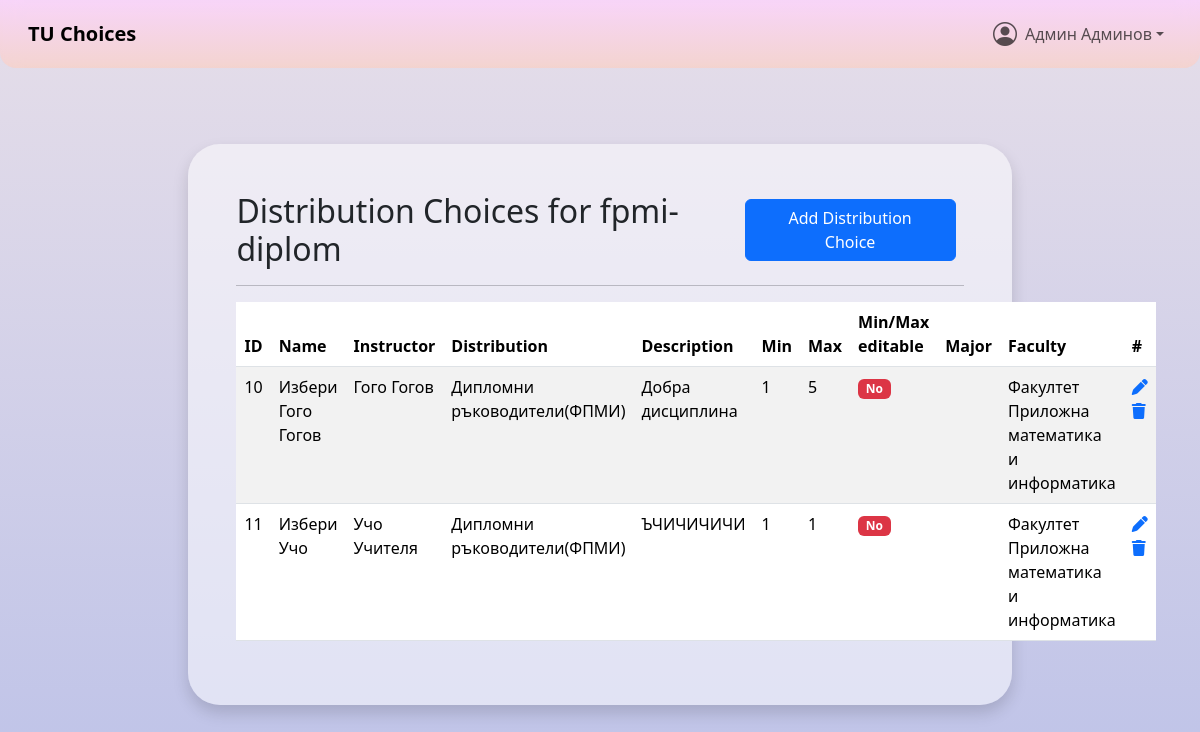
Screenshot of /distributions/distributionView.php?id=1 (signed in) with the database file from the repository.
### tables this page shows
CREATE TABLE `users` (
  `id` int(11) NOT NULL,
  `username` varchar(100) NOT NULL,
  `names` varchar(100) NOT NULL,
  `email` varchar(100) NOT NULL,
  `pass` varchar(100) NOT NULL DEFAULT '',
  `role` int(11) NOT NULL DEFAULT 0 COMMENT '1=student,2=teacher,3=admin',
  `fn` varchar(100) NOT NULL DEFAULT '',
  `major` varchar(10) NOT NULL DEFAULT '0',
  `faculty` varchar(10) NOT NULL DEFAULT '0',
  `start_year` int(11) DEFAULT NULL,
  `active` tinyint(1) NOT NULL DEFAULT 0,
  `deleted` tinyint(1) NOT NULL DEFAULT 0,
  `created_at` datetime NOT NULL DEFAULT current_timestamp(),
  `updated_at` datetime NOT NULL DEFAULT current_timestamp() ON UPDATE current_timestamp()
);

CREATE TABLE `distributions` (
  `id` int(11) NOT NULL,
  `name` varchar(100) NOT NULL,
  `ident` varchar(50) NOT NULL,
  `semester_applicable` int(11) NOT NULL,
  `major` varchar(10) NOT NULL DEFAULT '0',
  `faculty` varchar(10) NOT NULL DEFAULT '0',
  `type` tinyint(1) NOT NULL COMMENT '1=Избираема дисциплина, 2=Дипломен ръководител',
  `active` smallint(6) NOT NULL DEFAULT 0,
  `deleted` tinyint(1) NOT NULL DEFAULT 0,
  `created_at` datetime NOT NULL DEFAULT current_timestamp(),
  `updated_at` datetime NOT NULL DEFAULT current_timestamp() ON UPDATE current_timestamp()
);

CREATE TABLE `distribution_choices` (
  `id` int(11) NOT NULL,
  `name` varchar(100) NOT NULL,
  `distribution` int(11) NOT NULL,
  `instructor` int(11) NOT NULL,
  `description` text NOT NULL,
  `min` int(11) NOT NULL DEFAULT 0,
  `max` int(11) NOT NULL DEFAULT 10000,
  `min_max_editble` smallint(6) NOT NULL DEFAULT 0,
  `type` tinyint(1) NOT NULL COMMENT '1=Избираема дисциплина, 2=Дипломен ръководител',
  `deleted` tinyint(1) NOT NULL DEFAULT 0,
  `created_at` datetime NOT NULL DEFAULT current_timestamp(),
  `updated_at` datetime NOT NULL DEFAULT current_timestamp() ON UPDATE current_timestamp()
);

CREATE TABLE `faculties` (
  `id` int(11) NOT NULL,
  `name` varchar(100) NOT NULL,
  `short` varchar(50) NOT NULL,
  `deleted` tinyint(1) NOT NULL DEFAULT 0,
  `created_at` datetime NOT NULL DEFAULT current_timestamp(),
  `updated_at` datetime NOT NULL DEFAULT current_timestamp() ON UPDATE current_timestamp()
);

### backend/users/user.php (called while the page is built, shortened)
<?php
class User
{
    private $names;
    public function __construct($id, mysqli $mysqli)
    {
        $this->id = $id;
        $stmt = $mysqli->prepare(
            "SELECT username, names, email, role, fn, major, faculty, start_year
             FROM users
             WHERE id = ?
             LIMIT 1"
        );
        $stmt->bind_param('i', $this->id);
        $stmt->execute();
        $stmt->bind_result(
            $username,
            $names,
            $email,
            $role,
            $fn,
            $majorShort,
            $facultyShort,
            $startYear
        );
        $this->names = $names;
    }
    public function getNames()
    {
        return $this->names;
    }
}

### backend/distributions/distribution.php (called while the page is built, shortened)
<?php
require_once __DIR__ . "/../utils/dbUtils.php";
require_once __DIR__ . "/../users/User.php";
class Distribution
{
    private $id;
    private $name;
    private $ident;
    private $facultyShort;
    public function __construct(int $id, mysqli $mysqli)
    {
        $this->id = $id;
        $stmt = $mysqli->prepare(
            "SELECT name, ident, semester_applicable, major, faculty, type, active
             FROM distributions
             WHERE id = ?"
        );
        $stmt->bind_param('i', $this->id);
        $stmt->execute();
        $stmt->bind_result(
            $name,
            $ident,
            $semesterApplicable,
            $majorShort,
            $facultyShort,
            $type,
            $active
        );
        $this->name = $name;
        $this->ident = $ident;
        $this->facultyShort = $facultyShort;
    }
    public function getId()
    {
        return $this->id;
    }
    public function getName()
    {
        return $this->name;
    }
    public function getIdent()
    {
        return $this->ident;
    }
    public function getFacultyID(mysqli $mysqli)
    {
        $stmt = $mysqli->prepare("SELECT id FROM faculties WHERE short = ?");
        $stmt->bind_param("s", $this->facultyShort);
        $stmt->execute();
        $result = $stmt->get_result();
        $row = $result->fetch_assoc();
        return $row['id'] ?? 0;
    }
}

### backend/utils/dbUtils.php (called while the page is built, shortened)
<?php
function getFromDBCondition($table_name, $condition, $mysqli, $searchableByID = false)
{
    $stmt = $mysqli->prepare("SELECT * FROM " . $table_name . " " . $condition);
    $stmt->execute();
    $result = $stmt->get_result();
    $arr = [];
    if ($searchableByID) {
        while ($row = $result->fetch_assoc()) {
            $arr[$row['id']] = $row;
        }
    } else {
        $arr = $result->fetch_all(MYSQLI_ASSOC);
    }
    return $arr;
}

### backend/majors/faculty.php (called while the page is built, shortened)
<?php
class Faculty
{
    private $name;
    public function __construct($id, mysqli $mysqli)
    {
        $this->id = $id;
        $stmt = $mysqli->prepare("SELECT name, short FROM faculties WHERE id = ?");
        $stmt->bind_param('i', $this->id);
        $stmt->execute();
        $stmt->bind_result($name, $short);
        $this->name = $name;
    }
    public function getName()
    {
        return $this->name;
    }
}

### distributions/distributionView.php (the view, shortened to what this page needs)
<?php
require_once "../header.php";
$dist = null;
try {
    $dist = new Distribution($_GET["id"], $mysqli);
} catch (Exception $e) {
    echo $e->getMessage();
    require_once "../footer.php";
    exit;
}
$distID = $dist->getId();
$distChoices = getFromDBCondition("distribution_choices", "WHERE distribution = $distID AND deleted = 0", $mysqli);
?>
<main>
    <div class="container-fluid d-flex flex-column align-items-center pb-5 pt-5" style="min-height:90vh">
        <div class="bg-white bg-opacity-50 p-5 rounded-5 shadow" style="width:70%">
            <div class="d-flex justify-content-between align-items-center mb-3">
                <h2 class="mb-0">Distribution Choices for <?= $dist->getIdent(); ?></h2>
                <div>
                    <a href="distributionChoiseAdd.php?dist_id=<?= $distID; ?>" class="btn btn-primary px-4 me-2">
                        Add Distribution Choice
                    </a>
                </div>
            </div>
            <hr>
            <table id="table" class="table table-striped">
                <thead>
                    <tr>
                        <th>ID</th>
                        <th>Name</th>
                        <th>Instructor</th>
                        <th>Distribution</th>
                        <th>Description</th>
                        <th>Min</th>
                        <th>Max</th>
                        <th>Min/Max editable</th>
                        <th>Major</th>
                        <th>Faculty</th>
                        <th>#</th>
                    </tr>
                </thead>
                <tbody>
                    <?php foreach ($distChoices as $dc) {
                        $majorName = "";
                        $facultyName = "";
                        try {
                            $currMajor = new Major($dist->getMajorId($mysqli), $mysqli);
                            $majorName = $currMajor->getName();
                        } catch (\Exception $th) {
                        }
                        try {
                            $currFaculty = new Faculty($dist->getFacultyId($mysqli), $mysqli);
                            $facultyName = $currFaculty->getName();
                        } catch (\Exception $th) {
                        }
                        $currTeacher = new User($dc["instructor"], $mysqli);
                        ?>
                        <tr>
                            <td><?= $dc["id"]; ?></td>
                            <td><?= $dc["name"]; ?></td>
                            <td><?= $currTeacher->getNames(); ?></td>
                            <td><?= $dist->getName(); ?></td>
                            <td><?= $dc["description"]; ?></td>
                            <td><?= $dc["min"]; ?></td>
                            <td><?= $dc["max"]; ?></td>
                            <td><?= $dc["min_max_editble"] ? '<span class="badge bg-success">Yes</span>' : '<span class="badge bg-danger">No</span>'; ?></td>
                            <td><?= $majorName; ?></td>
                            <td><?= $facultyName; ?></td>
                            <td>
                                <a href="distributionChoiceEdit.php?id=<?= $dc["id"]; ?>">
                                    <i class="fa-solid fa-pen"></i>
                                </a>
                                <a
                                    href="distributionView.php?action=delete&dist_id=<?= $dist->getId(); ?>&choice_id=<?= $dc["id"]; ?>">
                                    <i class="fa-solid fa-trash"></i>
                                </a>
                            </td>
                        </tr>
                    <?php } ?>
                </tbody>
            </table>
        </div>
    </div>
</main>
<?php require_once "../footer.php"; ?>

### header.php (shortened to what this page needs)
<?php
require_once "backend/config/dbConfig.php";
require_once "backend/utils/dbUtils.php";
require_once "backend/majors/Faculty.php";
require_once "backend/distributions/Distribution.php";
require_once "backend/users/User.php";
$projectRoot = str_replace(
    realpath($_SERVER['DOCUMENT_ROOT']),
    '',
    realpath(__DIR__ . '/')
);
$user = new User($_SESSION["userID"], $mysqli);
?>
<!DOCTYPE html>
<html lang="en">
<head>
    <link href="https://cdn.jsdelivr.net/npm/bootstrap@5.3.5/dist/css/bootstrap.min.css" rel="stylesheet"
>
    <link rel="stylesheet" href="https://cdn.jsdelivr.net/npm/bootstrap-icons@1.10.5/font/bootstrap-icons.css">
    <link rel="stylesheet" href="https://cdn.datatables.net/2.3.0/css/dataTables.bootstrap5.css">
         <link rel="stylesheet" href="<?= $projectRoot ?>/css/main.css">
    <link rel="stylesheet" href="<?= $projectRoot ?>/css/navbar.css">
</head>
<body>
    <header>
        <nav class="navbar navbar-expand-lg navbar-custom fixed-top px-3">
            <div class="container-fluid">
                <a class="navbar-brand fw-bold" href="<?= $projectRoot ?>/index.php">TU Choices</a>
                <div class="collapse navbar-collapse" id="mainNav">
                    <ul class="navbar-nav ms-auto mb-2 mb-lg-0 align-items-lg-center">
                        <li class="nav-item dropdown">
                            <a class="nav-link dropdown-toggle d-flex align-items-center" href="#" id="profileDropdown"
                                role="button" data-bs-toggle="dropdown" aria-expanded="false">
                                <i class="bi bi-person-circle fs-4"></i>
                                <div class="ms-2"><?= $user->getNames(); ?></div>
                            </a>
                        </li>
                    </ul>
                </div>
            </div>
        </nav>
    </header>

### css/navbar.css (style rules this page uses)
.navbar-custom { background-image: linear-gradient(to top, rgb(250, 208, 196, 70%) 0%, rgb(255, 209, 255, 70%) 100%); backdrop-filter: blur(10px); border-radius: 0 0 1rem 1rem; margin-bottom: 2rem; }

### header.php (style rules this page uses)
html, body { overflow-x: hidden; height: 100%; margin: 0; }
body { background-color: #E4E4E1; background-image: linear-gradient(to top, #bdc2e8 0%, #bdc2e8 1%, #e6dee9 100%); background-blend-mode: normal, multiply; background-repeat: no-repeat; background-size: cover; background-attachment: fixed; }
main { margin-top: 6rem; }

### rows the page displays
users: names "Админ Админов"
distributions: ident "fpmi-diplom", name "Дипломни ръководители(ФПМИ)"
distribution_choices: id "10", name "Избери Гого Гогов", users.names "Гого Гогов", description "Добра дисциплина", min "1", max "5", min_max_editble "No", faculties.name "Факултет Приложна математика и информатика"
distribution_choices: id "11", name "Избери Учо", users.names "Учо Учителя", description "ЪЧИЧИЧИЧИ", min "1", max "1", min_max_editble "No", faculties.name "Факултет Приложна математика и информатика"
